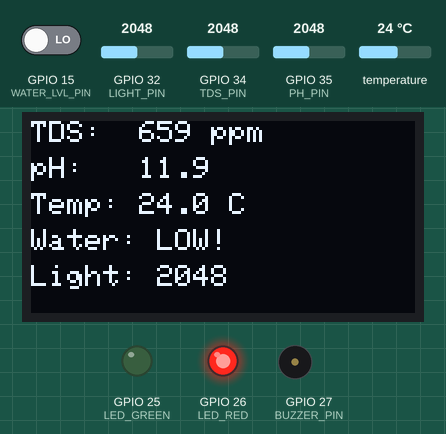
A sketch run on a simulated ESP32. Shown: 128×64 one-colour display, output pins drawn as LEDs (lit = HIGH), buzzer (waves = sounding, pin HIGH). Inputs (shaded band) come from the test bench; at power-on: GPIO 15 (WATER_LVL_PIN) LOW, temperature 24 °C, GPIO 32 (LIGHT_PIN) = 2048, GPIO 34 (TDS_PIN) = 2048, GPIO 35 (PH_PIN) = 2048. WiFi joins after 1.5 s; servers stay silent unless stated; what the sketch prints to the serial monitor is not drawn.

Above: at 2.66 s.
3.0 s: GPIO 15 (WATER_LVL_PIN) driven HIGH
At 11.0 s:
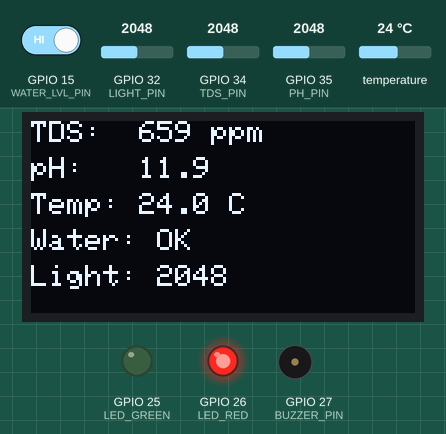
11.2 s: GPIO 15 (WATER_LVL_PIN) driven LOW
At 18.0 s:
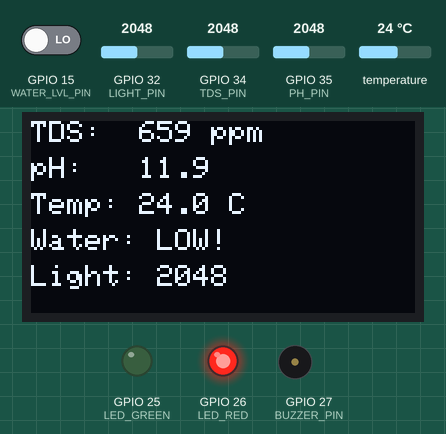
18.2 s: temperature set to 12 °C
At 23.43 s:
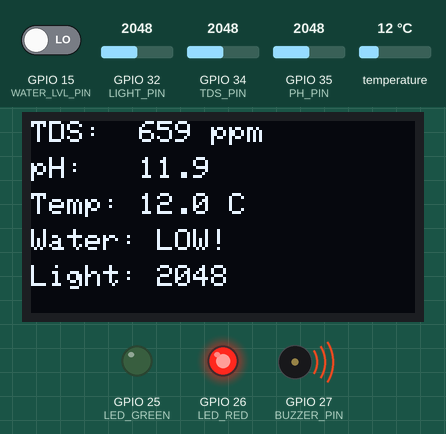
25.1 s: GPIO 32 (LIGHT_PIN) set to 2866
At 31.8 s:
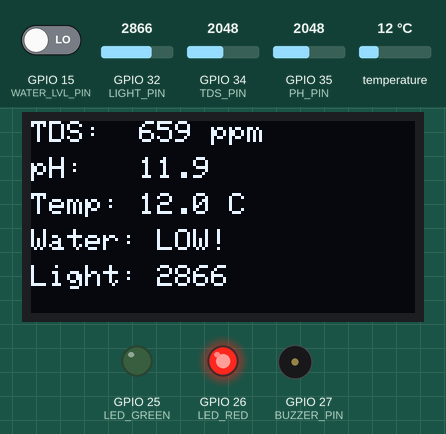
32.0 s: GPIO 34 (TDS_PIN) set to 2866
At 38.7 s:
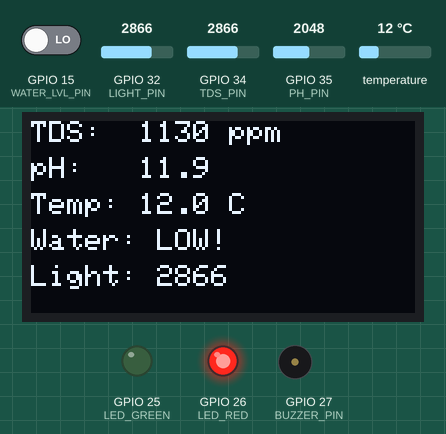
38.9 s: GPIO 35 (PH_PIN) set to 2866
At 45.8 s:
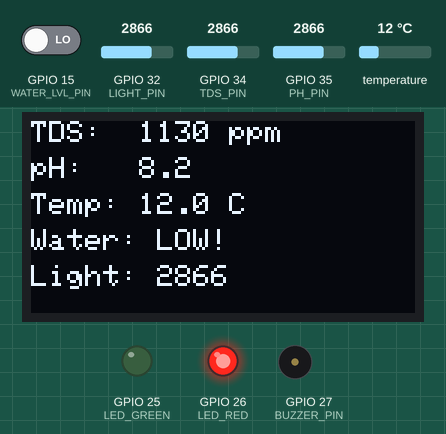
Timing chart, 0 to 46.8 s (numbered marks = the images above; inputs shaded):
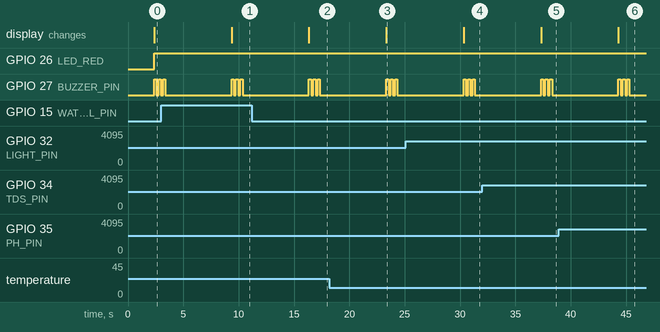

The sketch:

plant_monitor.ino
```cpp
/*
 * 智能水培植物监测器 — 主程序
 * 硬件：ESP32 + TDS + pH + DS18B20 + 水位 + 光敏 + OLED + LED + 蜂鸣器
 * 功能：实时监测水质参数，异常时本地报警 + 微信推送
 */

#include <WiFi.h>
#include <HTTPClient.h>
#include <Wire.h>
#include <Adafruit_SSD1306.h>
#include <OneWire.h>
#include <DallasTemperature.h>

// ==================== WiFi 配置 ====================
const char* WIFI_SSID     = "你的WiFi名";
const char* WIFI_PASSWORD = "你的WiFi密码";

// ==================== 推送配置（PushPlus） ====================
// 注册 https://www.pushplus.plus/ 获取 token
const char* PUSH_TOKEN = "你的pushplus_token";

// ==================== 引脚定义 ====================
#define TDS_PIN       34
#define PH_PIN        35
#define DS18B20_PIN   4
#define WATER_LVL_PIN 15
#define LIGHT_PIN     32
#define LED_GREEN     25
#define LED_RED       26
#define BUZZER_PIN    27

// ==================== OLED 配置 ====================
#define SCREEN_WIDTH  128
#define SCREEN_HEIGHT 64
Adafruit_SSD1306 display(SCREEN_WIDTH, SCREEN_HEIGHT, &Wire, -1);

// ==================== 温度传感器 ====================
OneWire oneWire(DS18B20_PIN);
DallasTemperature tempSensor(&oneWire);

// ==================== 阈值配置（可根据植物调整） ====================
struct Thresholds {
  float tdsMin  = 300;   // TDS 最低（ppm）
  float tdsMax  = 800;   // TDS 最高
  float phMin   = 5.5;   // pH 最低
  float phMax   = 6.5;   // pH 最高
  float tempMin = 18.0;  // 水温最低（℃）
  float tempMax = 30.0;  // 水温最高
  int   lightMin = 300;  // 光照最低（ADC 值）
};

Thresholds thresholds;

// ==================== 传感器数据 ====================
struct SensorData {
  float tds;
  float ph;
  float waterTemp;
  bool  waterLevelOk;
  int   light;
};

SensorData data;

// ==================== 报警控制 ====================
unsigned long lastPushTime = 0;
const unsigned long PUSH_INTERVAL = 30 * 60 * 1000; // 30 分钟内不重复推送

// ==================== 初始化 ====================
void setup() {
  Serial.begin(115200);

  pinMode(LED_GREEN, OUTPUT);
  pinMode(LED_RED, OUTPUT);
  pinMode(BUZZER_PIN, OUTPUT);
  pinMode(WATER_LVL_PIN, INPUT);

  digitalWrite(LED_GREEN, LOW);
  digitalWrite(LED_RED, LOW);
  digitalWrite(BUZZER_PIN, LOW);

  tempSensor.begin();

  if (!display.begin(SSD1306_SWITCHCAPVCC, 0x3C)) {
    Serial.println("OLED 初始化失败");
  }
  display.clearDisplay();
  display.setTextColor(SSD1306_WHITE);
  display.setTextSize(1);
  display.setCursor(0, 0);
  display.println("Starting...");
  display.display();

  connectWiFi();
}

// ==================== 主循环 ====================
void loop() {
  readSensors();
  displayData();

  bool hasAlert = checkAlerts();

  if (hasAlert) {
    alertLocal();
    alertRemote();
  } else {
    digitalWrite(LED_GREEN, HIGH);
    digitalWrite(LED_RED, LOW);
    digitalWrite(BUZZER_PIN, LOW);
  }

  delay(5000); // 每 5 秒读一次
}

// ==================== WiFi 连接 ====================
void connectWiFi() {
  WiFi.begin(WIFI_SSID, WIFI_PASSWORD);
  Serial.print("连接 WiFi");

  int attempts = 0;
  while (WiFi.status() != WL_CONNECTED && attempts < 20) {
    delay(500);
    Serial.print(".");
    attempts++;
  }

  if (WiFi.status() == WL_CONNECTED) {
    Serial.println(" 已连接");
    Serial.println(WiFi.localIP());
  } else {
    Serial.println(" WiFi 连接失败，仅本地模式");
  }
}

// ==================== 读取传感器 ====================
void readSensors() {
  data.tds = readTDS();
  data.ph = readPH();

  tempSensor.requestTemperatures();
  data.waterTemp = tempSensor.getTempCByIndex(0);

  data.waterLevelOk = digitalRead(WATER_LVL_PIN) == HIGH;
  data.light = analogRead(LIGHT_PIN);

  Serial.printf("TDS: %.0f ppm | pH: %.1f | Temp: %.1f℃ | Water: %s | Light: %d\n",
    data.tds, data.ph, data.waterTemp,
    data.waterLevelOk ? "OK" : "LOW", data.light);
}

// ==================== TDS 读取 ====================
float readTDS() {
  int raw = analogRead(TDS_PIN);
  float voltage = raw * 3.3 / 4095.0;
  // 简化公式，实际使用时需根据传感器校准
  float tds = (133.42 * voltage * voltage * voltage
             - 255.86 * voltage * voltage
             + 857.39 * voltage) * 0.5;
  return tds;
}

// ==================== pH 读取 ====================
float readPH() {
  int raw = analogRead(PH_PIN);
  float voltage = raw * 3.3 / 4095.0;
  // 简化线性公式：pH = -5.7 * voltage + 21.34
  // 实际使用时需用标准液校准（pH 4.0 和 pH 6.86）
  float ph = -5.7 * voltage + 21.34;
  return ph;
}

// ==================== OLED 显示 ====================
void displayData() {
  display.clearDisplay();
  display.setTextSize(1);

  display.setCursor(0, 0);
  display.printf("TDS:  %.0f ppm", data.tds);

  display.setCursor(0, 12);
  display.printf("pH:   %.1f", data.ph);

  display.setCursor(0, 24);
  display.printf("Temp: %.1f C", data.waterTemp);

  display.setCursor(0, 36);
  display.printf("Water: %s", data.waterLevelOk ? "OK" : "LOW!");

  display.setCursor(0, 48);
  display.printf("Light: %d", data.light);

  display.display();
}

// ==================== 检查是否异常 ====================
bool checkAlerts() {
  if (data.tds < thresholds.tdsMin)   return true;  // 营养不足
  if (data.tds > thresholds.tdsMax)   return true;  // 营养过浓
  if (data.ph < thresholds.phMin)     return true;  // 太酸
  if (data.ph > thresholds.phMax)     return true;  // 太碱
  if (data.waterTemp < thresholds.tempMin) return true;
  if (data.waterTemp > thresholds.tempMax) return true;
  if (!data.waterLevelOk)             return true;  // 水位低
  if (data.light < thresholds.lightMin) return true; // 光照不足
  return false;
}

// ==================== 本地报警 ====================
void alertLocal() {
  digitalWrite(LED_GREEN, LOW);
  digitalWrite(LED_RED, HIGH);

  // 蜂鸣器短响 3 次
  for (int i = 0; i < 3; i++) {
    digitalWrite(BUZZER_PIN, HIGH);
    delay(200);
    digitalWrite(BUZZER_PIN, LOW);
    delay(200);
  }
}

// ==================== 微信推送 ====================
void alertRemote() {
  if (WiFi.status() != WL_CONNECTED) return;
  if (millis() - lastPushTime < PUSH_INTERVAL) return;

  String title = "植物监测器报警";
  String content = buildAlertMessage();

  String url = "http://www.pushplus.plus/send";
  String body = "{\"token\":\"" + String(PUSH_TOKEN)
              + "\",\"title\":\"" + title
              + "\",\"content\":\"" + content
              + "\",\"template\":\"html\"}";

  HTTPClient http;
  http.begin(url);
  http.addHeader("Content-Type", "application/json");
  int code = http.POST(body);

  if (code == 200) {
    Serial.println("推送成功");
    lastPushTime = millis();
  } else {
    Serial.printf("推送失败: %d\n", code);
  }
  http.end();
}

// ==================== 构建报警消息 ====================
String buildAlertMessage() {
  String msg = "<h3>水培监测异常</h3><ul>";

  if (data.tds < thresholds.tdsMin)
    msg += "<li>TDS 偏低: " + String(data.tds, 0) + " ppm（建议加营养液）</li>";
  if (data.tds > thresholds.tdsMax)
    msg += "<li>TDS 偏高: " + String(data.tds, 0) + " ppm（建议换水稀释）</li>";
  if (data.ph < thresholds.phMin)
    msg += "<li>pH 偏酸: " + String(data.ph, 1) + "（建议加碱性调节剂）</li>";
  if (data.ph > thresholds.phMax)
    msg += "<li>pH 偏碱: " + String(data.ph, 1) + "（建议加酸性调节剂）</li>";
  if (data.waterTemp < thresholds.tempMin)
    msg += "<li>水温过低: " + String(data.waterTemp, 1) + "℃</li>";
  if (data.waterTemp > thresholds.tempMax)
    msg += "<li>水温过高: " + String(data.waterTemp, 1) + "℃</li>";
  if (!data.waterLevelOk)
    msg += "<li>水位过低，请加水</li>";
  if (data.light < thresholds.lightMin)
    msg += "<li>光照不足，建议移到光线好的位置</li>";

  msg += "</ul>";
  return msg;
}
```

Measured:
- after the input at 3.0 s, the display: changes after 6.4 s (image 1)
- after the input at 11.2 s, the display: changes after 5.1 s (image 2)
- after the input at 18.2 s, the display: changes after 5.1 s (image 3)
- after the input at 25.1 s, the display: changes after 5.2 s (image 4)
- after the input at 32.0 s, the display: changes after 5.3 s (image 5)
- after the input at 38.9 s, the display: changes after 5.4 s (image 6)
